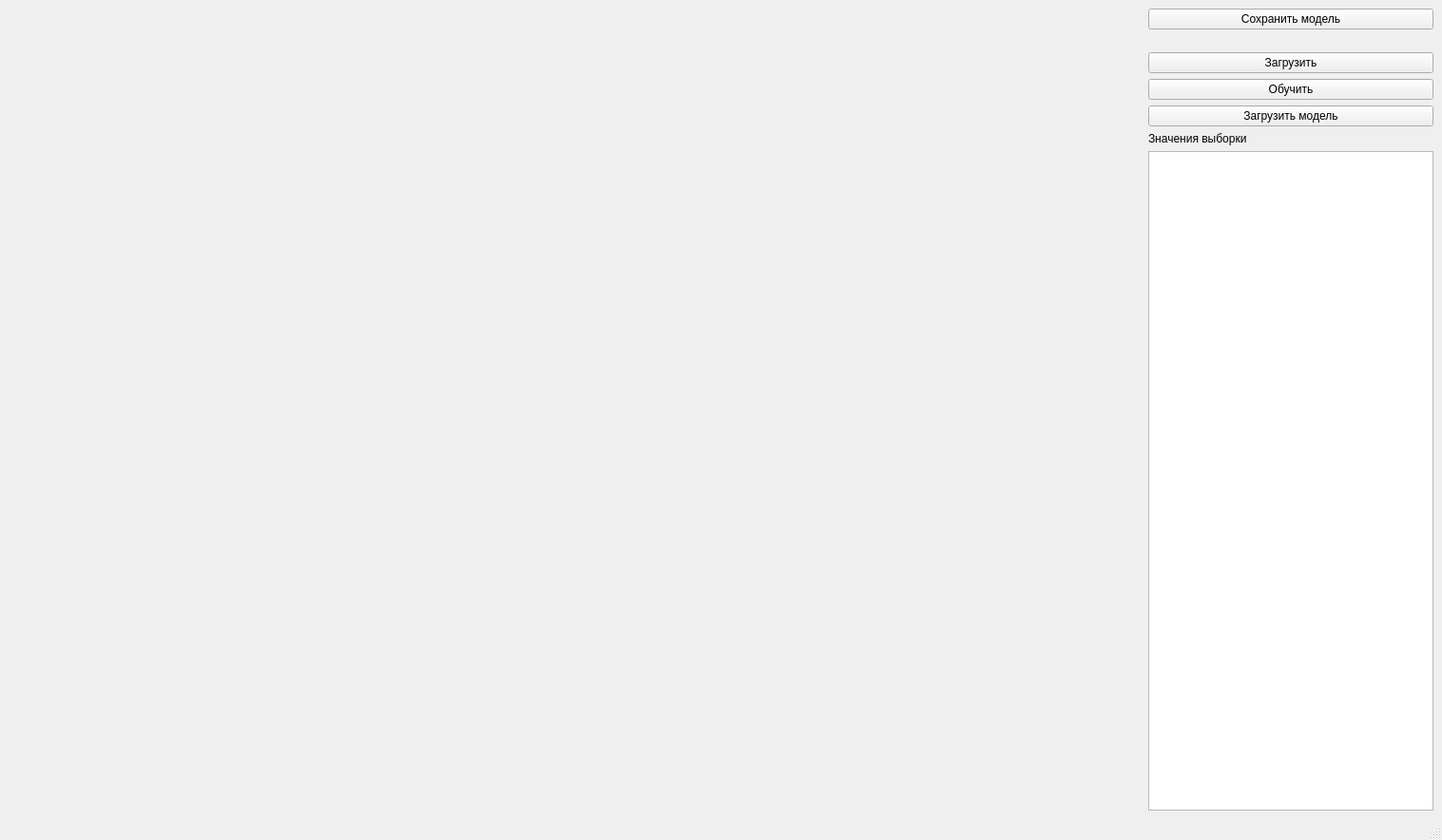
<?xml version="1.0" encoding="UTF-8"?>
<ui version="4.0">
 <class>MainWindow</class>
 <widget class="QMainWindow" name="MainWindow">
  <property name="geometry">
   <rect>
    <x>0</x>
    <y>0</y>
    <width>1517</width>
    <height>884</height>
   </rect>
  </property>
  <property name="windowTitle">
   <string>MainWindow</string>
  </property>
  <widget class="QWidget" name="centralwidget">
   <layout class="QGridLayout" name="gridLayout">
    <item row="6" column="2">
     <widget class="QPushButton" name="pushButton_4">
      <property name="text">
       <string>Загрузить модель</string>
      </property>
     </widget>
    </item>
    <item row="0" column="1" rowspan="9">
     <widget class="QLabel" name="label_3">
      <property name="minimumSize">
       <size>
        <width>450</width>
        <height>450</height>
       </size>
      </property>
      <property name="text">
       <string/>
      </property>
     </widget>
    </item>
    <item row="0" column="0" rowspan="9">
     <widget class="QLabel" name="label">
      <property name="minimumSize">
       <size>
        <width>450</width>
        <height>450</height>
       </size>
      </property>
      <property name="text">
       <string/>
      </property>
     </widget>
    </item>
    <item row="7" column="2">
     <widget class="QLabel" name="label_2">
      <property name="text">
       <string>Значения выборки</string>
      </property>
     </widget>
    </item>
    <item row="8" column="2">
     <widget class="QTableWidget" name="tableWidget">
      <property name="maximumSize">
       <size>
        <width>300</width>
        <height>16777215</height>
       </size>
      </property>
     </widget>
    </item>
    <item row="5" column="2">
     <widget class="QPushButton" name="pushButton_2">
      <property name="text">
       <string>Обучить</string>
      </property>
     </widget>
    </item>
    <item row="4" column="2">
     <widget class="QPushButton" name="pushButton">
      <property name="text">
       <string>Загрузить</string>
      </property>
     </widget>
    </item>
    <item row="0" column="2">
     <widget class="QPushButton" name="pushButton_3">
      <property name="text">
       <string>Сохранить модель</string>
      </property>
     </widget>
    </item>
   </layout>
  </widget>
  <widget class="QStatusBar" name="statusbar"/>
 </widget>
 <resources/>
 <connections/>
</ui>
